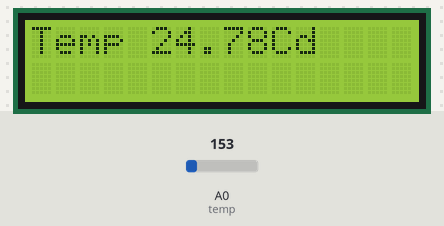
Bench run of a sketch on a simulated Arduino Uno, built with avr-gcc and run on an emulated ATmega328P. Shown: 16×2 character LCD. Inputs (shaded band) come from the test bench; at power-on: A0 (temp) = 153. What the sketch prints to the serial monitor is not drawn.

Above: at 0.82 s.
1.3 s: A0 (temp) set to 114
At 2.04 s:
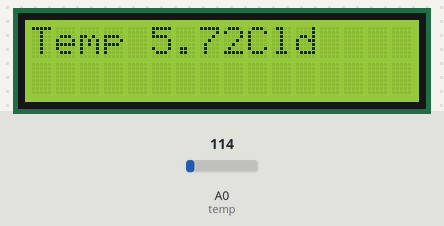
3.8 s: A0 (temp) set to 131
At 4.72 s:
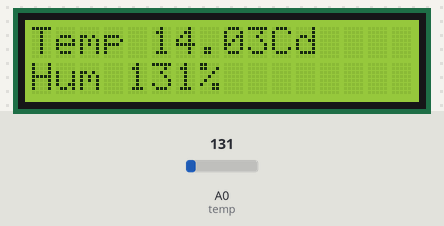
5.8 s: A0 (temp) set to 165
At 6.29 s:
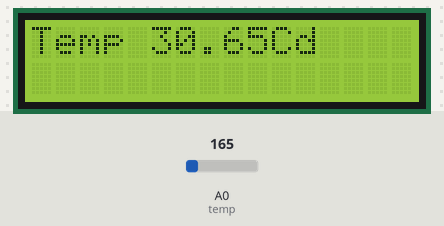
Timing chart, 0 to 8.8 s (numbered marks = the images above; inputs shaded):
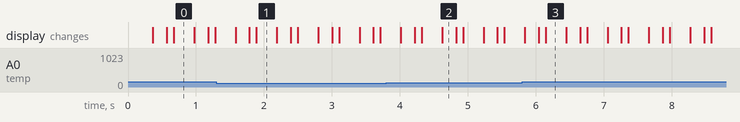

The sketch:

terrific_bigery1__2_.ino
```cpp
#include <LiquidCrystal.h>

LiquidCrystal lcd(2,3,4,5,6,7);

#define temp A0

void setup() {
  pinMode(temp, INPUT);
  lcd.begin(16, 2);
  Serial.begin(9600);
}
void loop(){
  int RawValue = analogRead(temp);

  float Volatage = (RawValue/ 1023.0) * 5000; //to get millis
  float tempC = (Volatage-500) * 0.1;  // 500 is the offset
  Serial.print("Temperature in C =");
  Serial.println(tempC,1);

  int humidity = analogRead(temp);
  Serial.print("Humidity:");
  Serial.print(map(humidity, 0, 1023, 10, 70));
  Serial.println("%");

  Serial.println("----------------");

  lcd.setCursor(0,0);
  lcd.print("Temp ");
  lcd.print(tempC);
  lcd.print("C");

  delay(300);
  lcd.setCursor(0,1);
  lcd.print("Hum ");
  lcd.print(humidity);
  lcd.print("%");
  delay(200);

  lcd.clear();
  lcd.print("Hellooo");
  lcd.print("World");
  delay(100);
}
```

Measured:
- the behaviour switches between 122 and 123 on A0 (temp) (found by bisection; images 1 and 2)
- after the input at 1.3 s, the display: first differs from a run without the input after 0.59 s (image 1)
- after the input at 3.8 s, the display: first differs from a run without the input after 0.52 s (image 2 shows a later state)
